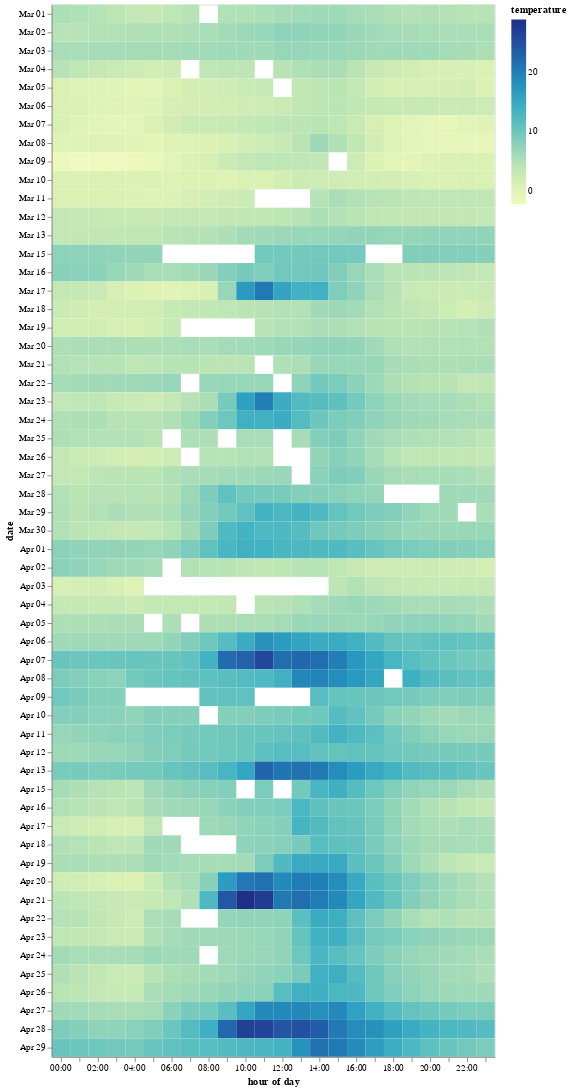

Here is the notebook cell this chart was saved with:
### Code cell
# Plotting the average temperature each hour
alt.Chart((df_temperature_hourly).reset_index()).mark_rect().encode(
    alt.X('hoursminutes(time):O', title='hour of day'),
    alt.Y('monthdate(time):O', title='date'),
    alt.Color('temperature:Q', title='temperature')
)

### Figure 1 — Vega-Lite specification as saved in the notebook (floating-point values rounded to 4 significant figures; data arrays with more than 128 entries replaced by an {"elided": "..."} marker saying what was removed)
{"config": {"view": {"continuousWidth": 400, "continuousHeight": 300}}, "data": {"name": "data-1fa967930d972f03d0c39d3a60c3892b"}, "mark": "rect", "encoding": {"color": {"field": "temperature", "title": "temperature", "type": "quantitative"}, "x": {"field": "time", "timeUnit": "hoursminutes", "title": "hour of day", "type": "ordinal"}, "y": {"field": "time", "timeUnit": "monthdate", "title": "date", "type": "ordinal"}}, "$schema": "https://vega.github.io/schema/vega-lite/v4.17.0.json", "datasets": {"data-1fa967930d972f03d0c39d3a60c3892b": {"elided": "1440 records"}}}
